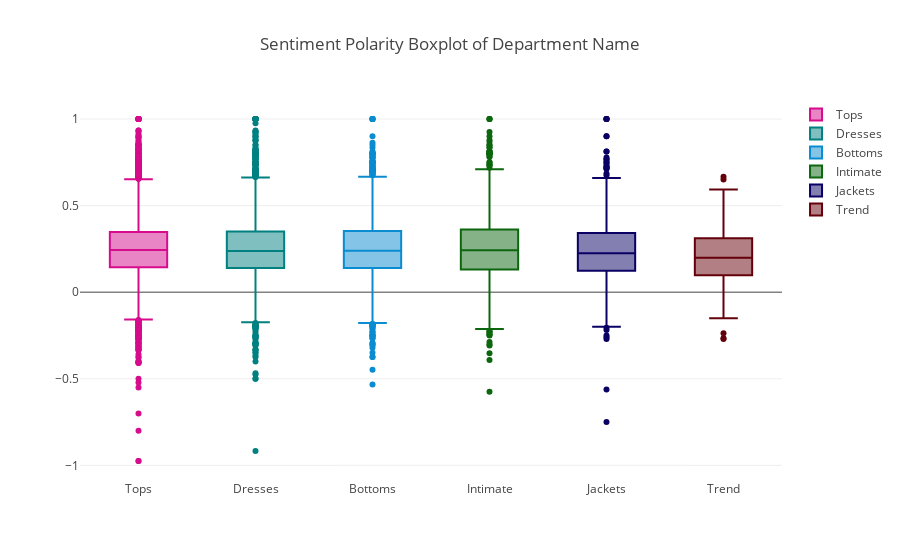

Source (notebook cell):
### Code cell
y0 = df.loc[df['Department Name'] == 'Tops']['polarity']
y1 = df.loc[df['Department Name'] == 'Dresses']['polarity']
y2 = df.loc[df['Department Name'] == 'Bottoms']['polarity']
y3 = df.loc[df['Department Name'] == 'Intimate']['polarity']
y4 = df.loc[df['Department Name'] == 'Jackets']['polarity']
y5 = df.loc[df['Department Name'] == 'Trend']['polarity']

trace0 = go.Box(
    y=y0,
    name = 'Tops',
    marker = dict(
        color = 'rgb(214, 12, 140)',
    )
)
trace1 = go.Box(
    y=y1,
    name = 'Dresses',
    marker = dict(
        color = 'rgb(0, 128, 128)',
    )
)
trace2 = go.Box(
    y=y2,
    name = 'Bottoms',
    marker = dict(
        color = 'rgb(10, 140, 208)',
    )
)
trace3 = go.Box(
    y=y3,
    name = 'Intimate',
    marker = dict(
        color = 'rgb(12, 102, 14)',
    )
)
trace4 = go.Box(
    y=y4,
    name = 'Jackets',
    marker = dict(
        color = 'rgb(10, 0, 100)',
    )
)
trace5 = go.Box(
    y=y5,
    name = 'Trend',
    marker = dict(
        color = 'rgb(100, 0, 10)',
    )
)
data = [trace0, trace1, trace2, trace3, trace4, trace5]
layout = go.Layout(
    title = "Sentiment Polarity Boxplot of Department Name"
)

fig = go.Figure(data=data,layout=layout)
iplot(fig, filename = "Sentiment Polarity Boxplot of Department Name")

### Figure 1 — Plotly figure (JSON) as saved in the notebook; plotly's stock layout.template omitted (floating-point values rounded to 4 significant figures; data arrays with more than 128 entries replaced by an {"elided": "..."} marker saying what was removed)
{"data": [{"marker": {"color": "rgb(214, 12, 140)"}, "name": "Tops", "type": "box", "uid": "afe2487d-a325-4cb6-9a3f-0cecc569961a", "y": {"elided": "10048 float values"}}, {"marker": {"color": "rgb(0, 128, 128)"}, "name": "Dresses", "type": "box", "uid": "79aa2012-679e-4e4c-959b-d585fd92f3b3", "y": {"elided": "6145 float values"}}, {"marker": {"color": "rgb(10, 140, 208)"}, "name": "Bottoms", "type": "box", "uid": "3d512aca-e7a8-42db-b1ea-cff99ccbffea", "y": {"elided": "3662 float values"}}, {"marker": {"color": "rgb(12, 102, 14)"}, "name": "Intimate", "type": "box", "uid": "cc1bf687-2b9f-49ed-9c19-fdc812c1f4a1", "y": {"elided": "1653 float values"}}, {"marker": {"color": "rgb(10, 0, 100)"}, "name": "Jackets", "type": "box", "uid": "fcc31396-7d37-43e0-baf1-f987b8c51889", "y": {"elided": "1002 float values"}}, {"marker": {"color": "rgb(100, 0, 10)"}, "name": "Trend", "type": "box", "uid": "2bd03ef7-0869-49db-a7a2-5bd8979cb0c4", "y": [0.5625, 0.2222, 0.07875, 0.5202, 0.294, 0.3558, -0.15, 0.3431, 0.1737, 0.1844, -0.004985, 0.4111, 0.3213, 0.04667, -0.05032, 0.1978, 0.3167, 0.22, 0.08333, 0.3854, 0.2132, 0.2103, 0.1032, 0.1974, 0.2114, 0.1359, 0.075, 0.205, 0.2917, 0.09792, 0.3476, 0.19, 0.3375, 0.1357, -0.1271, 0.175, 0.1431, -0.2667, 0.25, 0.1844, 0.3556, 0.2259, -0.09038, 0.0896, 0.07292, 0.2648, 0.2204, 0.09955, 0.1965, 0.1233, 0.1667, -0.2375, 0.1483, 0.1409, 0.5071, 0.2667, 0.1952, 0.2964, 0.3571, 0.1535, 0.3106, 0.08333, 0.08425, 0.03833, -0.01096, 0.2617, 0.3573, 0.0558, 0.07449, 0.09783, 0.07778, -0.01292, 0.1083, 0.5927, -0.1383, 0.2167, 0.2327, 0.156, 0.4333, 0.374, 0.375, -0.08333, 0.1633, 0.5441, 0.2, 0.1094, 0.1, 0.3056, 0.542, 0.3111, 0.2238, 0.2246, 0.05714, 0.363, -0.2708, 0.3025, 0.1989, 0.1302, 0.3099, 0.008929, 0.35, 0.2841, -0.0625, 0.2979, 0.2408, 0.65, 0.2409, 0.235, 0.6667, 0.1071, 0.08333, 0.4, 0.05, 0.3148, 0.16, 0.4375, 0.3214, 0.4248]}], "layout": {"title": {"text": "Sentiment Polarity Boxplot of Department Name"}}}
